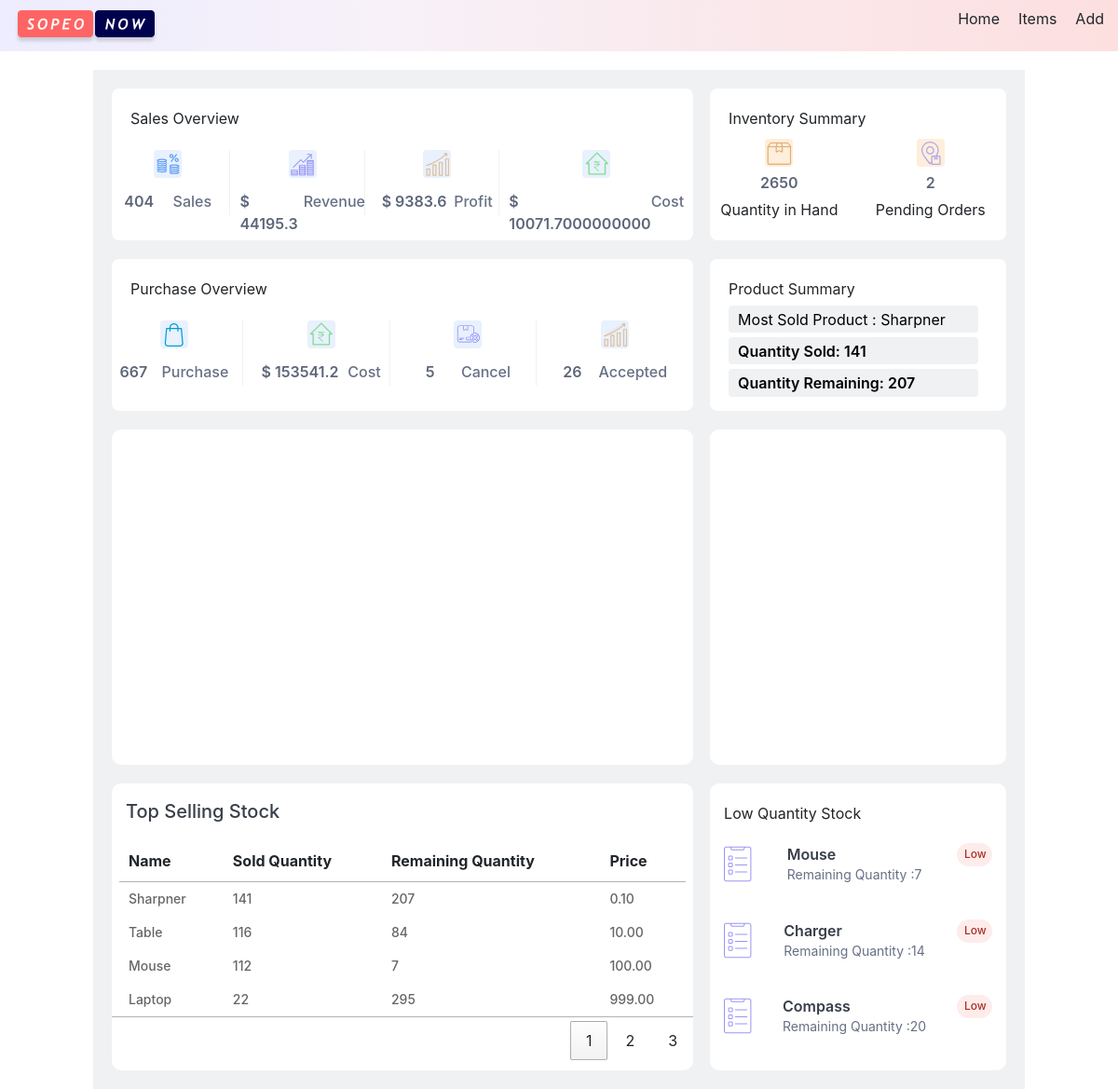
The page / on the database its author committed.
### inventory/models.py (models this page shows)
class Inventory(models.Model):
    name = models.CharField(max_length=100)
    iin = models.CharField(max_length=100, unique=True)
    cost = models.DecimalField(max_digits=10, decimal_places=2)
    quantity = models.PositiveIntegerField()
    quantity_sold = models.PositiveIntegerField(default=0)
    selling_price = models.DecimalField(max_digits=10, decimal_places=2)
    profit_earned = models.DecimalField(max_digits=10, decimal_places=2, default=0)
    revenue = models.DecimalField(max_digits=10, decimal_places=2, default=0)
    class Meta:
        app_label = "inventory"
    def __str__(self):
        return self.name

### inventory/views.py (the view)
# urls.py: 2. Add a URL to urlpatterns:  path('', views.home, name='home')
def home(request):
    total_profit = Inventory.objects.aggregate(Sum("profit_earned"))[
        "profit_earned__sum"
    ]
    revenue = Inventory.objects.aggregate(Sum("revenue"))["revenue__sum"]
    total_items = Inventory.objects.aggregate(Sum("quantity"))["quantity__sum"]
    highest_cost_item = Inventory.objects.order_by("-cost").first()
    highest_profit_item = Inventory.objects.order_by("-profit_earned").first()
    most_sold_item = Inventory.objects.order_by("-quantity_sold").first()
    out_of_stock_items = Inventory.objects.filter(quantity=0)
    low_stock_items = Inventory.objects.filter(quantity__lte=30)[:3]
    most_sold_items = Inventory.objects.order_by("-quantity_sold")
    total_sold_items = Inventory.objects.aggregate(Sum("quantity_sold"))[
        "quantity_sold__sum"
    ]
    total_sold_cost = Transaction.objects.filter(item__quantity_sold__gt=0).aggregate(
        Sum("cost")
    )
    total_sold_amount = total_sold_cost["cost__sum"] or 0
    total_ordered_items = Order.objects.aggregate(Sum("quantity"))["quantity__sum"]
    total_orders_amount = Order.objects.aggregate(Sum("cost"))["cost__sum"]
    total_canceled_orders = Order.objects.filter(is_canceled=True).count()
    total_accepted_orders = Order.objects.filter(is_received=True).count()
    total_pending_orders = Order.objects.filter(
        is_received=False, is_canceled=False
    ).count()
    context = {
        "total_profit": total_profit,
        "revenue": revenue,
        "total_items": total_items,
        "highest_cost_item": highest_cost_item.name,
        "highest_profit_item": highest_profit_item.name,
        "most_sold_item": most_sold_item,
        "out_of_stock_items": out_of_stock_items,
        "low_stock_items": low_stock_items,
        "most_sold_items": most_sold_items,
        "total_sold_items": total_sold_items,
        "total_sold_amount": total_sold_amount,
        "total_orders_amount": total_orders_amount,
        "total_ordered_items": total_ordered_items,
        "total_canceled_orders": total_canceled_orders,
        "total_accepted_orders": total_accepted_orders,
        "total_pending_orders": total_pending_orders,
    }
    return render(request, "inventory/home.html", context)

### inventory/templates/inventory/home.html (shortened to what this page needs)
{% extends 'base.html' %}
{% block content %}
<div class="main">
    <div class="left">
        <div class="left-1">
            <p> Sales Overview</p>
            <div class="content-box">
                <div class="content">
                    <p class="icon">
                    </p>
                    <div class="values">
                        <p class="number">{{total_sold_items}}</p>
                        <p class="overview-text">Sales</p>
                    </div>
                </div>
                <div class="content">
                    <p class="icon">
                    </p>
                    <div class="values">
                        <p class="number">$ {{revenue | floatformat }}</p>
                        <p class="overview-text">Revenue</p>
                    </div>
                </div>
                <div class="content">
                    <p class="icon">
                    </p>
                    <div class="values">
                        <p class="number">$ {{total_profit | floatformat}}</p>
                        <p class="overview-text">Profit</p>
                    </div>
                </div>
                <div class="content">
                    <p class="icon">
                    </p>
                    <div class="values">
                        <p class="number">$ {{total_sold_amount}}</p>
                        <p class="overview-text">Cost</p>
                    </div>
                </div>
            </div>
        </div>
        <div class="left-1">
            <p> Purchase Overview</p>
            <div class="content-box">
                <div class="content">
                    <p class="icon">
                    </p>
                    <div class="values">
                        <p class="number"> {{total_ordered_items}}</p>
                        <p class="overview-text">Purchase</p>
                    </div>
                </div>
                <div class="content">
                    <p class="icon">
                    </p>
                    <div class="values">
                        <p class="number">$ {{total_orders_amount | floatformat }}</p>
                        <p class="overview-text">Cost</p>
                    </div>
                </div>
                <div class="content">
                    <p class="icon">
                    </p>
                    <div class="values">
                        <p class="number"> {{total_canceled_orders}}</p>
                        <p class="overview-text">Cancel</p>
                    </div>
                </div>
                <div class="content">
                    <p class="icon">
                    </p>
                    <div class="values">
                        <p class="number">{{total_accepted_orders}}</p>
                        <p class="overview-text">Accepted</p>
                    </div>
                </div>
            </div>
        </div>
        <div id="chart1" class="left-chart">
        </div>
        <div class="left-top-selling">
            <p>Top Selling Stock</p>
            <table id="myTable" class="">
                <thead>
                    <tr>
                        <th>Name</th>
                        <th>Sold Quantity</th>
                        <th>Remaining Quantity</th>
                        <th>Price </th>
                    </tr>
                </thead>
                <tbody>
                    {% for p in most_sold_items %}
                    <tr>
                        <td>{{ p.name }}</td>
                        <td>{{ p.quantity_sold }}</td>
                        <td>{{ p.quantity }}</td>
                        <td>{{ p.cost }}</td>
                    </tr>
                    {% endfor %}
                </tbody>
            </table>
        </div>
    </div>
    <div class="right">
        <div class="right-1">
            <p>Inventory Summary</p>
            <div class="content-box">
                <div class="right-content">
                    <p class="icon">
                    </p>
                    <p class="number">{{total_items}}</p>
                    <p>Quantity in Hand</p>
                </div>
                <div class="right-content">
                    <p class="icon">
                    </p>
                    <p class="number">{{total_pending_orders}}</p>
                    <p>Pending Orders</p>
                </div>
            </div>
        </div>
        <div class="right-1">
            <p>Product Summary</p>
            <div class="content-box">
                <div class="product-summary">
                    <p>Most Sold Product : {{most_sold_item.name}}</p>
                    <p class="number">Quantity Sold: {{most_sold_item.quantity_sold}}</p>
                    <p class="number">Quantity Remaining: {{most_sold_item.quantity}}</p>
                </div>
            </div>
        </div>
        <div class="right-chart">
        </div>
        <div class="right-quantity">
            <p class="right-quantity-heading">Low Quantity Stock</p>
            {% for item in low_stock_items %}
            <div class="low-stock-content">
                <p class="icon-large"></p>
                <div class="low-stock">
                    <p class="item-name">{{ item.name }}</p>
                    <p class="stock-left">Remaining Quantity :{{ item.quantity }}</p>
                </div>
                <small class="low">Low</small>
            </div>
            {% endfor %}
        </div>
    </div>
</div>
{% load static%}
<link rel="stylesheet" type="text/css" href="{% static 'css/home.css' %}">
<link rel="stylesheet" href="https://cdn.datatables.net/1.13.5/css/jquery.dataTables.css" />
{% endblock %}

### inventory/templates/base.html (shortened to what this page needs)
<!DOCTYPE html>
<html>
<head>
    {% load static %}
    <link rel="stylesheet" href="{% static 'css/base.css' %}">
    <link rel="stylesheet" href="https://cdn.jsdelivr.net/npm/bootstrap@5.3.0/dist/css/bootstrap.min.css">
    <link rel="stylesheet" href="https://cdnjs.cloudflare.com/ajax/libs/font-awesome/5.15.3/css/all.min.css">
    <link rel="stylesheet" href="https://cdn.jsdelivr.net/npm/apexcharts@latest/dist/apexcharts.min.css">
</head>
<body>
    <div class="navbar">
        <div class="nav_left">
            {% load static %}
            <a class="nav_link" href="{% url 'home' %}"><img src="{% static 'images/logo.png' %}" alt=""></a>
        </div>
        <div class="nav_right">
            <ul>
                <li> <a class="nav_link" href="{% url 'home' %}">Home</a>
                </li>
                <li>
                    <a class="nav_link" href="{% url 'item_list' %}">Items</a>
                </li>
                <li>
                    <a class="nav_link" href="{% url 'create_item' %}">Add</a>
                </li>
            </ul>
        </div>
    </div>
    {% block content %}
    {% endblock %}
</body>
</html>

### static/css/base.css (style rules this page uses)
.navbar { display: flex; align-items: center; justify-content: space-between; background: var( --header-linear, linear-gradient( 90deg, #ededff 0%, rgba(243, 232, 243, 0.63) 36.53%, #fddfdf 100% ) ); max-height: 55px; }
.nav_left { display: flex; align-items: center; padding-left: 15px; }
.nav_right { display: flex; align-items: center; padding-right: 15px; }
ul { display: flex; list-style: none; gap: 20px; cursor: pointer; }
li { cursor: pointer; }
.nav_link { text-decoration: none; color: inherit; }

### static/css/home.css (style rules this page uses)
* { margin: 0; padding: 0; box-sizing: border-box; }
body { font-family: "Inter", sans-serif; }
.main { margin: 0 auto; width: 1000px; display: flex; margin-top: 20px; padding: 20px; background: var(--grey-grey-50, #f0f1f3); gap: 18px; }
.left { width: calc(66% - (15px / 2)); }
.right { width: calc(34% - (15px / 2)); }
.left, .right { display: flex; flex-direction: column; gap: 20px; }
.left-1, .right-1 { width: 100%; border-radius: 8px; background: #fff; display: flex; flex-direction: column; gap: 6px; padding: 20px 0 20px 20px; }
.left-1 { height: 163px; }
.right-1 { height: 163px; }
.content-box { display: flex; margin-left: -27px; }
.content { flex: 1; position: relative; padding-right: 10px; }
.content:not(:last-child)::after { height: 70px; position: absolute; content: ""; right: 10px; top: 0px; bottom: 32px; width: 1px; background: #f0f1f3; }
.icon { margin: 0px auto; display: flex; width: 30px; height: 30px; padding: 3.734px 2.5px; justify-content: center; align-items: center; border-radius: 4px; background: var(--primary-primary-50, #e8f1fd); }
.content-box .content .values { margin-top: 13px; display: flex; justify-content: space-evenly; }
.left-chart, .right-chart { width: 100%; height: 360px; border-radius: 10px; background: #fff; }
.left-top-selling, .right-quantity { width: 100%; height: 308px; border-radius: 10px; background: #fff; }
.right-1 p { margin: 0; padding: 0; }
.right-1 .icon { padding: 0; margin: 0; margin-top: 4px; background: #ffeedb; }
.right-content { flex: 1; display: flex; flex-direction: column; justify-content: center; align-items: center; gap: 5px; }
.product-summary { flex: 1; display: flex; flex-direction: column; justify-content: center; margin-left: 27px; gap: 5px; }
.product-summary p { background: var(--grey-grey-50, #f0f1f3); border-radius: 4px; padding-top: 2px; padding-left: 10px; width: 90%; color: black; line-height: 1.7; }
.left-top-selling p { color: #383e49; font-size: 20px; font-weight: 500; line-height: 30px; padding: 15px; padding-bottom: 0; }
table { padding: 0 8px 0 8px; }
td { color: #666; font-family: Inter; font-size: 14px; font-style: normal; font-weight: 500; line-height: 20px; }
.right-quantity { display: flex; flex-direction: column; justify-content: space-evenly; padding: 0 15px 0 15px; }
.right-quantity-heading { margin: 0; padding: 0; }
.low-stock-content { display: flex; justify-content: space-between; }
.item-name { color: #383e49; font-weight: 600; line-height: 24px; margin: 0; padding: 0; }
.stock-left { color: #667085; font-size: 14px; font-weight: 400; line-height: 20px; }
.low { padding: 3px 8px 5px 8px; text-align: center; width: 38px; height: 25px; border-radius: 16px; background: #feeceb; color: #aa3028; font-size: 12px; font-weight: 500; }
.number { color: #5d6679; font-size: 16px; font-weight: 600; line-height: 24px; }
.overview-text { color: #667085; font-weight: 500; }

### rows shown on the page
Inventory: name "Sharpner", quantity_sold "141", quantity "207", cost "0.10"
Inventory: name "Table", quantity_sold "116", quantity "84", cost "10.00"
Inventory: name "Mouse", quantity_sold "112", quantity "7", cost "100.00"
Inventory: name "Laptop", quantity_sold "22", quantity "295", cost "999.00"
Inventory: name "Charger", quantity "14"
Inventory: name "Compass", quantity "20"

### other values the page prints
{{ total_sold_items }} "404"
{{ revenue | floatformat }} "44195.3"
{{ total_profit | floatformat }} "9383.6"
{{ total_sold_amount }} "10071.7000000000"
{{ total_ordered_items }} "667"
{{ total_orders_amount | floatformat }} "153541.2"
{{ total_canceled_orders }} "5"
{{ total_accepted_orders }} "26"
{{ total_items }} "2650"
{{ total_pending_orders }} "2"
